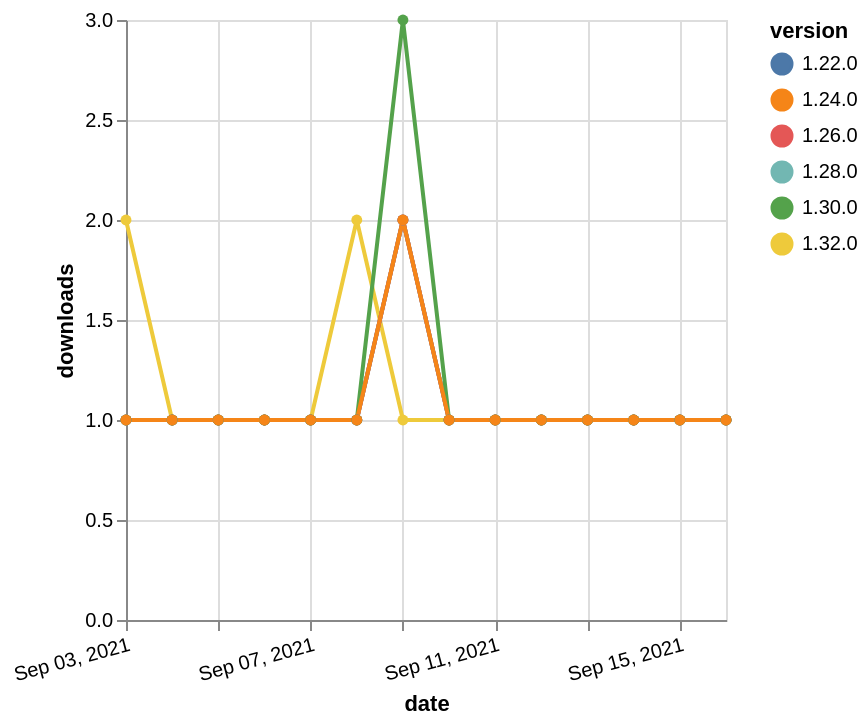

The Vega-Lite source for this figure:
### Vega-Lite specification from a JSON file in a GitHub repository (floating-point values rounded to 4 significant figures)
{"$schema": "https://vega.github.io/schema/vega-lite/v5.json", "description": "A simple bar chart with embedded data.", "data": {"values": [{"date": "2021-09-03", "total": 117, "delta": 2, "version": "1.32.0"}, {"date": "2021-09-04", "total": 118, "delta": 1, "version": "1.32.0"}, {"date": "2021-09-05", "total": 119, "delta": 1, "version": "1.32.0"}, {"date": "2021-09-06", "total": 120, "delta": 1, "version": "1.32.0"}, {"date": "2021-09-07", "total": 121, "delta": 1, "version": "1.32.0"}, {"date": "2021-09-08", "total": 123, "delta": 2, "version": "1.32.0"}, {"date": "2021-09-09", "total": 124, "delta": 1, "version": "1.32.0"}, {"date": "2021-09-10", "total": 125, "delta": 1, "version": "1.32.0"}, {"date": "2021-09-11", "total": 126, "delta": 1, "version": "1.32.0"}, {"date": "2021-09-12", "total": 127, "delta": 1, "version": "1.32.0"}, {"date": "2021-09-13", "total": 128, "delta": 1, "version": "1.32.0"}, {"date": "2021-09-14", "total": 129, "delta": 1, "version": "1.32.0"}, {"date": "2021-09-15", "total": 130, "delta": 1, "version": "1.32.0"}, {"date": "2021-09-16", "total": 131, "delta": 1, "version": "1.32.0"}, {"date": "2021-09-03", "total": 209, "delta": 1, "version": "1.22.0"}, {"date": "2021-09-04", "total": 210, "delta": 1, "version": "1.22.0"}, {"date": "2021-09-05", "total": 211, "delta": 1, "version": "1.22.0"}, {"date": "2021-09-06", "total": 212, "delta": 1, "version": "1.22.0"}, {"date": "2021-09-07", "total": 213, "delta": 1, "version": "1.22.0"}, {"date": "2021-09-08", "total": 214, "delta": 1, "version": "1.22.0"}, {"date": "2021-09-09", "total": 216, "delta": 2, "version": "1.22.0"}, {"date": "2021-09-10", "total": 217, "delta": 1, "version": "1.22.0"}, {"date": "2021-09-11", "total": 218, "delta": 1, "version": "1.22.0"}, {"date": "2021-09-12", "total": 219, "delta": 1, "version": "1.22.0"}, {"date": "2021-09-13", "total": 220, "delta": 1, "version": "1.22.0"}, {"date": "2021-09-14", "total": 221, "delta": 1, "version": "1.22.0"}, {"date": "2021-09-15", "total": 222, "delta": 1, "version": "1.22.0"}, {"date": "2021-09-16", "total": 223, "delta": 1, "version": "1.22.0"}, {"date": "2021-09-03", "total": 147, "delta": 1, "version": "1.28.0"}, {"date": "2021-09-04", "total": 148, "delta": 1, "version": "1.28.0"}, {"date": "2021-09-05", "total": 149, "delta": 1, "version": "1.28.0"}, {"date": "2021-09-06", "total": 150, "delta": 1, "version": "1.28.0"}, {"date": "2021-09-07", "total": 151, "delta": 1, "version": "1.28.0"}, {"date": "2021-09-08", "total": 152, "delta": 1, "version": "1.28.0"}, {"date": "2021-09-09", "total": 154, "delta": 2, "version": "1.28.0"}, {"date": "2021-09-10", "total": 155, "delta": 1, "version": "1.28.0"}, {"date": "2021-09-11", "total": 156, "delta": 1, "version": "1.28.0"}, {"date": "2021-09-12", "total": 157, "delta": 1, "version": "1.28.0"}, {"date": "2021-09-13", "total": 158, "delta": 1, "version": "1.28.0"}, {"date": "2021-09-14", "total": 159, "delta": 1, "version": "1.28.0"}, {"date": "2021-09-15", "total": 160, "delta": 1, "version": "1.28.0"}, {"date": "2021-09-16", "total": 161, "delta": 1, "version": "1.28.0"}, {"date": "2021-09-03", "total": 168, "delta": 1, "version": "1.26.0"}, {"date": "2021-09-04", "total": 169, "delta": 1, "version": "1.26.0"}, {"date": "2021-09-05", "total": 170, "delta": 1, "version": "1.26.0"}, {"date": "2021-09-06", "total": 171, "delta": 1, "version": "1.26.0"}, {"date": "2021-09-07", "total": 172, "delta": 1, "version": "1.26.0"}, {"date": "2021-09-08", "total": 173, "delta": 1, "version": "1.26.0"}, {"date": "2021-09-09", "total": 175, "delta": 2, "version": "1.26.0"}, {"date": "2021-09-10", "total": 176, "delta": 1, "version": "1.26.0"}, {"date": "2021-09-11", "total": 177, "delta": 1, "version": "1.26.0"}, {"date": "2021-09-12", "total": 178, "delta": 1, "version": "1.26.0"}, {"date": "2021-09-13", "total": 179, "delta": 1, "version": "1.26.0"}, {"date": "2021-09-14", "total": 180, "delta": 1, "version": "1.26.0"}, {"date": "2021-09-15", "total": 181, "delta": 1, "version": "1.26.0"}, {"date": "2021-09-16", "total": 182, "delta": 1, "version": "1.26.0"}, {"date": "2021-09-03", "total": 158, "delta": 1, "version": "1.30.0"}, {"date": "2021-09-04", "total": 159, "delta": 1, "version": "1.30.0"}, {"date": "2021-09-05", "total": 160, "delta": 1, "version": "1.30.0"}, {"date": "2021-09-06", "total": 161, "delta": 1, "version": "1.30.0"}, {"date": "2021-09-07", "total": 162, "delta": 1, "version": "1.30.0"}, {"date": "2021-09-08", "total": 163, "delta": 1, "version": "1.30.0"}, {"date": "2021-09-09", "total": 166, "delta": 3, "version": "1.30.0"}, {"date": "2021-09-10", "total": 167, "delta": 1, "version": "1.30.0"}, {"date": "2021-09-11", "total": 168, "delta": 1, "version": "1.30.0"}, {"date": "2021-09-12", "total": 169, "delta": 1, "version": "1.30.0"}, {"date": "2021-09-13", "total": 170, "delta": 1, "version": "1.30.0"}, {"date": "2021-09-14", "total": 171, "delta": 1, "version": "1.30.0"}, {"date": "2021-09-15", "total": 172, "delta": 1, "version": "1.30.0"}, {"date": "2021-09-16", "total": 173, "delta": 1, "version": "1.30.0"}, {"date": "2021-09-03", "total": 178, "delta": 1, "version": "1.24.0"}, {"date": "2021-09-04", "total": 179, "delta": 1, "version": "1.24.0"}, {"date": "2021-09-05", "total": 180, "delta": 1, "version": "1.24.0"}, {"date": "2021-09-06", "total": 181, "delta": 1, "version": "1.24.0"}, {"date": "2021-09-07", "total": 182, "delta": 1, "version": "1.24.0"}, {"date": "2021-09-08", "total": 183, "delta": 1, "version": "1.24.0"}, {"date": "2021-09-09", "total": 185, "delta": 2, "version": "1.24.0"}, {"date": "2021-09-10", "total": 186, "delta": 1, "version": "1.24.0"}, {"date": "2021-09-11", "total": 187, "delta": 1, "version": "1.24.0"}, {"date": "2021-09-12", "total": 188, "delta": 1, "version": "1.24.0"}, {"date": "2021-09-13", "total": 189, "delta": 1, "version": "1.24.0"}, {"date": "2021-09-14", "total": 190, "delta": 1, "version": "1.24.0"}, {"date": "2021-09-15", "total": 191, "delta": 1, "version": "1.24.0"}, {"date": "2021-09-16", "total": 192, "delta": 1, "version": "1.24.0"}]}, "width": "container", "mark": {"type": "line", "point": {"filled": true}}, "encoding": {"x": {"field": "date", "type": "temporal", "timeUnit": "yearmonthdate", "title": "date", "axis": {"labelAngle": -15}}, "y": {"field": "delta", "type": "quantitative", "title": "downloads"}, "color": {"field": "version", "type": "nominal"}, "tooltip": {"field": "delta"}}}
